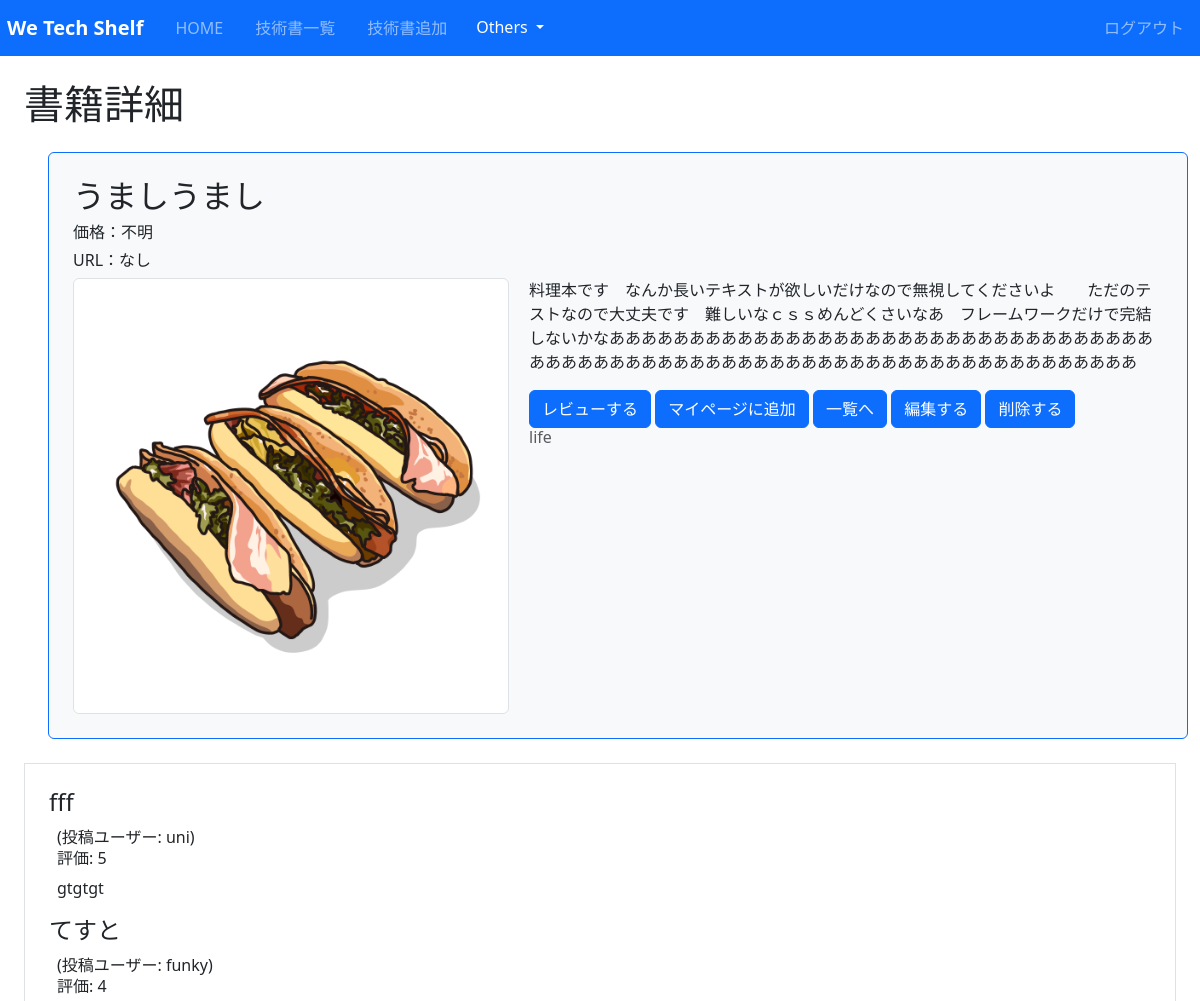
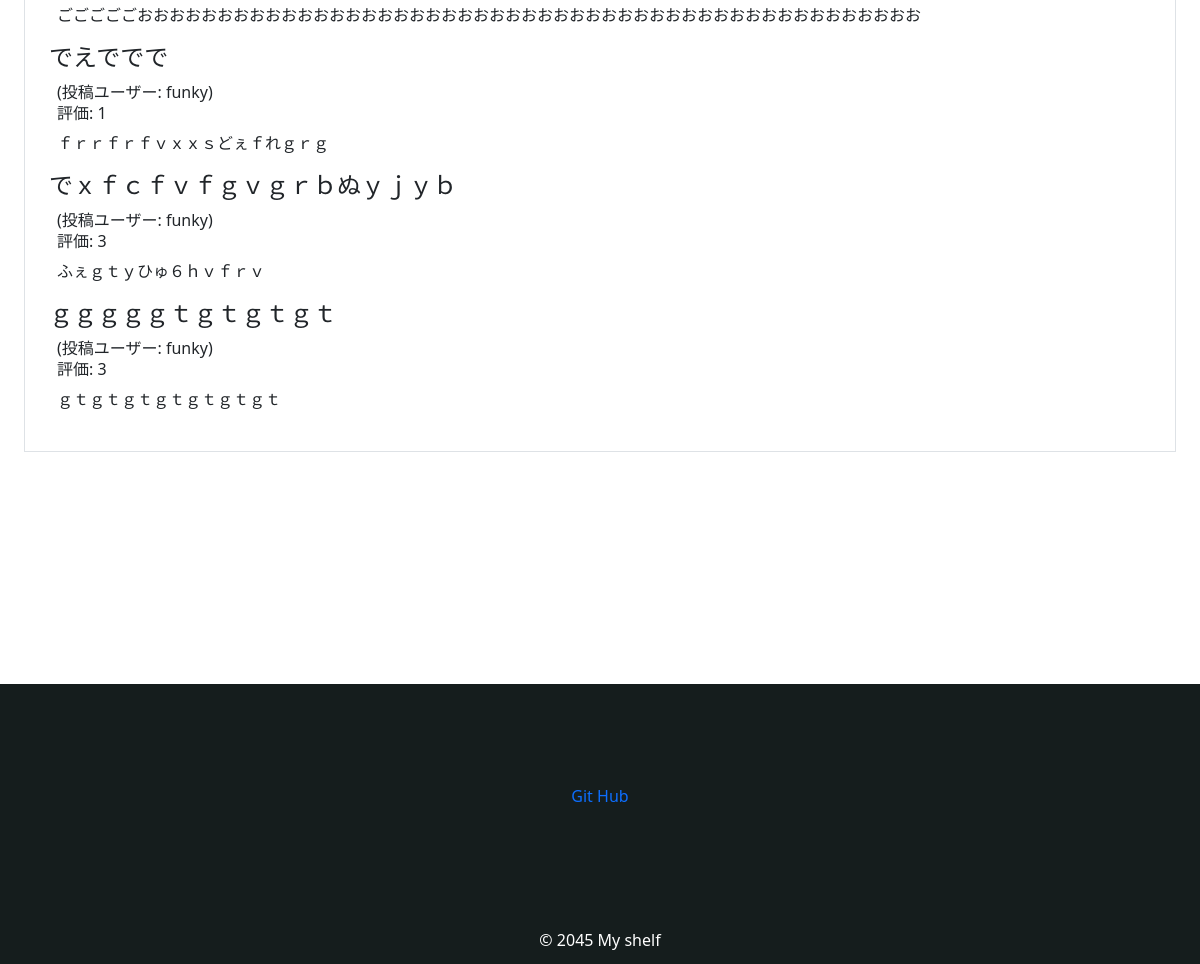
The app's page /book/16/detail/ (signed in) with its own data (2 pictures, top to bottom).
### book/models.py (models this page shows, shortened)
class Book(models.Model):
    title = models.CharField(max_length=100)
    text = models.TextField()
    thumbnail = models.ImageField(null=True, blank=True)
    category = models.CharField(max_length=100, choices=CATEGORY)
    user = models.ForeignKey('auth.User', on_delete=models.CASCADE)
    price = models.IntegerField(null=True, blank=True)
    url = models.URLField(null=True, blank=True)

class Review(models.Model):
    book = models.ForeignKey(Book, on_delete=models.CASCADE)     #on deleteはそのモデルが削除されたときの挙動を＝で指定する。cascadeは親が削除されたら子も削除する
    title = models.CharField(max_length=100)
    text = models.TextField()
    rate = models.IntegerField(choices=RATE_CHOICES)
    user = models.ForeignKey('auth.User', on_delete=models.CASCADE)

### book/views.py (the view)
# urls.py: path('book/<int:pk>/detail/', views.DetailBookView.as_view(), name = 'detail-book'),
class DetailBookView(LoginRequiredMixin, DetailView):             #database使う時はDetailViewを使うがどのデータを使うか指定しないといけない
    template_name = 'book/book_detail.html'
    model = Book

### book/templates/book/book_detail.html (shortened to what this page needs)
{% extends 'base.html' %}
{% block h1 %}書籍詳細{% endblock h1 %}
{% block content %}
  <div class="p-4 m-4 bg-light border border-primary rounded container">
    <h2>{{ object.title }}</h2>
    {% if item.price == Null%}
      <h6>価格：不明</h6>
    {% else %}
      <h6>価格：{{ item.price }} 円</h6>
    {% endif %}
    {% if item.price == Null%}
      <h6>URL：なし</h6>
    {% else %}
      <h6>URL: {{ object.url }}</h6>
    {% endif %}
    <img src="{{ object.thumbnail.url }}" class="img-thumbnail detailimg" alt="thumbnail">
    <div class="detailtext">
      <p >{{ object.text }}</p>
    </div>
    <a href="{% url 'review' object.pk%}" class="btn btn-primary">レビューする</a>
    <a href="{% url 'add-to-favorites' book.pk %}" class="btn btn-primary">マイページに追加</a>
    <a href="{% url 'list-book' %}" class="btn btn-primary">一覧へ</a>
    <a href="{% url 'update-book' object.pk %}" class="btn btn-primary">編集する</a>
    <a href="{% url 'delete-book' object.pk %}" class="btn btn-primary">削除する</a>
    <h6 class="card-subtitle mb-2 text-body-secondary">{{ object.category }}</h6>
  </div>
    <div class="border p-4 mb-2">
      {% for review in object.review_set.all%}
      <div>
        <h3 class="h4">{{ review.title }}</h3>
        <div class="px-2">
          <span>(投稿ユーザー: {{ review.user.username }})</span>
          <h6>評価: {{ review.rate}}</h6>
          <p>{{ review.text}}</p>
        </div>
      </div>
      {% endfor %}
    </div>
{% endblock content %}

### book/static/css/style.css (style rules this page uses)
a { text-decoration: none; }

### book/templates/book/book_detail.html (style rules this page uses)
.container { overflow: auto; }
.detailimg { float: left; width: 40%; margin-right: 20px; height: auto; }

### records on screen
Book: title "うましうまし", thumbnail (picture), text "料理本です なんか長いテキストが欲しいだけなので無視してくださいよ ただのテストなので大丈夫です 難しいなｃｓｓめんどくさいなあ フレームワークだけで完結しないかなああああああああああああああああああああああああああああああああああああああああああああああああああああああああああああああああああああああああ", category "life"
Review: title "fff", user.username "uni", rate "5", text "gtgtgt"
Review: title "てすと", user.username "funky", rate "4", text "ごごごごごおおおおおおおおおおおおおおおおおおおおおおおおおおおおおおおおおおおおおおおおおおおおおおおおお"
Review: title "でえででで", user.username "funky", rate "1", text "ｆｒｒｆｒｆｖｘｘｓどぇｆれｇｒｇ"
Review: title "でｘｆｃｆｖｆｇｖｇｒｂぬｙｊｙｂ", user.username "funky", rate "3", text "ふぇｇｔｙひゅ６ｈｖｆｒｖ"
Review: title "ｇｇｇｇｇｔｇｔｇｔｇｔ", user.username "funky", rate "3", text "ｇｔｇｔｇｔｇｔｇｔｇｔｇｔ"
